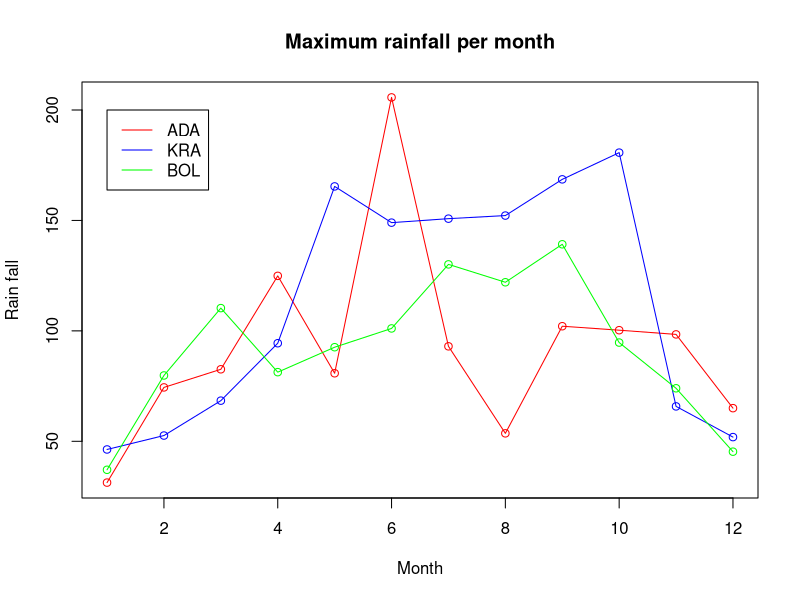
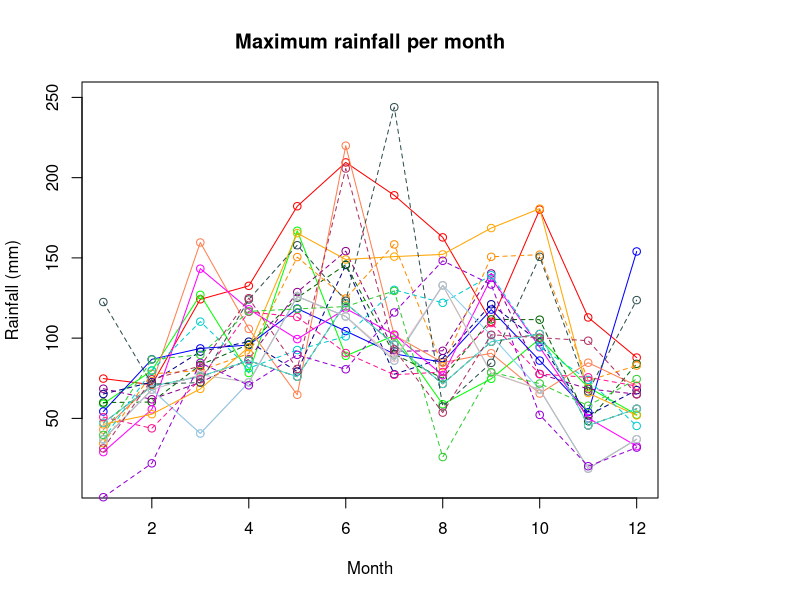

Recreate these plots in R, in order. (Note: this script raises an error after producing the figures.)
m <- c("Jan", "Feb", "Mar", "Apr", "May", "Jun", "Jul", "Aug", "Sep", "Oct", "Nov", "Dec")
KRA.max <- c(46.3, 52.6, 68.4, 94.4, 165.4, 149, 150.8, 152.2, 168.6, 180.7, 65.8, 51.9)
ADA.max <- c(31.3, 74.4, 82.6, 124.9, 80.8,  205.7, 93, 53.6, 102.1, 100.3, 98.4, 65)
BOL.max <- c(37.1, 79.8, 110.3, 81.3, 92.6, 101.1, 130.1, 122, 139.2, 94.7, 74, 45.3)
months <- c(1, 2, 3, 4, 5, 6, 7, 8, 9, 10, 11, 12)

plot(months, ADA.max, type = "o",col = "red", xlab = "Month", ylab = "Rain fall", main = "Maximum rainfall per month")

lines(KRA.max, type = "o", col = "blue")
lines(BOL.max, type = "o", col = "green")
legend(1, 200, legend = c("ADA", "KRA", "BOL"), col= c("red", "blue", "green"), lty=1)

AXM <- c(74.8 , 71.0 , 124.2 , 132.6 , 182.2 , 209.5 , 189 , 162.8 , 110.2 , 180.1 , 112.9 , 87.9 )
ODA <-  c(59.1 , 79.8 , 127 , 78.3 , 166.9 , 89 , 101.6 , 58.8 , 74.7 , 99.6 , 69.4 , 52.3 )
BEK <- c(54.3 , 86.8 , 93.6 , 95.7 , 118.4 , 104.4 , 90.2 , 85 , 117.8 , 86 , 53.9 , 154 )
KDA <- c(43 , 71.2 , 159.6 , 105.8 , 64.7 , 219.9 , 101.8 , 84.8 , 90.6 , 65.5 , 84.7 , 70.4 )
ABE <- c(65.2 , 72.6 , 91.6 , 97.8 , 79.2 , 145.6 , 77.5 , 87.5 , 121.1 , 97.5 , 51.9 , 67.6 )
KSI <- c(59.9 , 60.2 , 83.3 ,  96.1 , 125.2 , 145.8 , 90 , 75 , 111.7 , 111.5 , 48.4 , 84 )
HO <- c(68.5 , 61.9 , 72.4 , 86.8 , 128.7 ,  154.2 , 91.9 , 92.1 , 140.3 , 77.7 , 68.4 , 65.1 )
TDI <- c(34.5 , 77.8 , 79.8 , 90.4 , 150.5 , 124.7 , 158.4 , 82.5 , 150.7 , 152 , 73.6 , 82.9 )
SUN <- c(47.2 , 70.1 , 76.1 , 86 , 76 , 121.8 , 96 , 71.5 , 97.8 , 102.6 , 45.6 , 56 )
WEN <- c(29 , 55.6 , 143.3 , 118 , 99.4 , 118.4 , 102.2 , 76.9 , 137.5 , 94.3 , 50.2 , 32.7 )
KRA <- c(46.3 , 52.6 , 68.4 , 94.4 , 165.4 , 149 , 150.8 , 152.2 , 168.6 , 180.7 , 65.8 , 51.9 )
BOL <- c(37.1 , 79.8 , 110.3 , 81.3 , 92.6 , 101.1 , 130.1 , 122 , 139.2 , 94.7 , 74 , 45.3 )
SAL <- c(47.2 , 70.1 , 76.1 , 86 , 76 , 121.8 , 96 , 71.5 , 97.8 , 102.6 , 45.6 , 56 )
NAV <- c(36.9 , 67.9 , 40.6 , 72.5 , 126 , 113.5 , 87.7 , 132.9 , 78.3 , 68 , 18.7 , 37 )
WA <- c(36.9 , 67.9 , 40.6 , 72.5 , 126 , 113.5 , 86 , 132.9 , 101.7 , 68 , 18.7 , 37 )
TLE <- c(36.9 , 67.9 , 77.2 , 72.5 , 126 , 113.5 , 86 , 132.9 , 78.3 , 68 , 18.7 , 37 )
AKA <- c(50.8 , 43.8 , 74.4 , 116.4 , 113.2 , 90.7 , 77.2 , 78.9 , 109.4 , 77.6 , 75.6 , 70.1 )
NAV1 <-c(0.9 , 22 , 84.6 , 70.6 , 89.6 , 80.6 , 116 , 148.2 , 133.4 , 52.2 , 20.2 , 31.8 )
ACC <- c(122.5 , 71.4 , 72.3 , 124.1 , 157.9 , 123.3 , 243.9 , 57.4 , 84.6 , 150.7 , 66.8 , 123.7 )
ADA <- c(31.3 , 74.4 , 82.6 , 124.9 , 80.8 ,  205.7 , 93 , 53.6, 102.1 , 100.3 , 98.4 , 65 ) 
TEM <-c( 39.7 , 86.7 , 89.6 , 116.7 , 118.2 , 119.7 , 129.4 , 25.9 , 78.8 , 71.7 , 57.9 , 74.5 )

par(xpd=T, mar=par()$mar+c(0,0,0,5))
plot(months, AXM, ylim = c(10, 250), type = "o", lty = 1, col = "red", xlab = "Month", ylab = "Rainfall (mm)", main = "Maximum rainfall per month")

lines(ODA, type = "o", lty = 1, col = "green")
lines(BEK, type = "o", lty = 1, col = "blue")
lines(KDA, type = "o", lty = 1, col = "coral")
lines(ABE, type = "o", lty = 2, col = "darkblue")
lines(KSI, type = "o", lty = 2, col = "darkgreen")
lines(HO, type = "o", lty = 2, col = "darkmagenta")
lines(TDI, type = "o", lty =2, col = "darkorange")
lines(SUN, type = "o", lty =2, col = "darkred")
lines(WEN, type = "o", lty =1, col= "magenta")
lines(KRA, type = "o", lty=1, col ="orange")
lines(BOL, type = "o", lty = 2, col = "darkturquoise")
lines(SAL, type = "o", lty = 1, col="turquoise")
lines(NAV, type = "o", lty = 1, col="pink")
lines(WA, type = "o", lty =1, col= "skyblue")
lines(TLE, type= "o", lty = 1, col= "gray")
lines(AKA, type = "o", lty = 2, col ="deeppink")
lines(NAV1, type ="o", lty = 2, col = "darkviolet")
lines(ACC, type = "o", lty = 2, col = "darkslategray")
lines(ADA, type = "o", lty= 2, col ="maroon")
lines(TEM, type = "o", lty= 2, col="limegreen")

legend(locator(1), legend = c("AXM", "ODA", "BEK", "KDA", "ABE", "KSI", "HO", "TDI", 'SUN', "WEN", "KRA", "BOL", "SAL", "NAV", "WA", "TLE", "AKA", "NAV1", "ACC", "ADA", "TEM"),
       col =c("red", "green", "blue", "coral", "darkblue", "darkgreen", "darkmagenta", "darkorange","darkred", "magenta", "orange", "darkturquoise", "turquoise", "pink", "skyblue", "gray", "deeppink", "darkviolet", "darkslategrey", "maroon", "limegreen"), 
       lty=c(1,1,1,1,2,2,2,2,2,1,1,2,1,1,1,1,2,2,2,2,2),cex = 0.5, ncol = 1)
